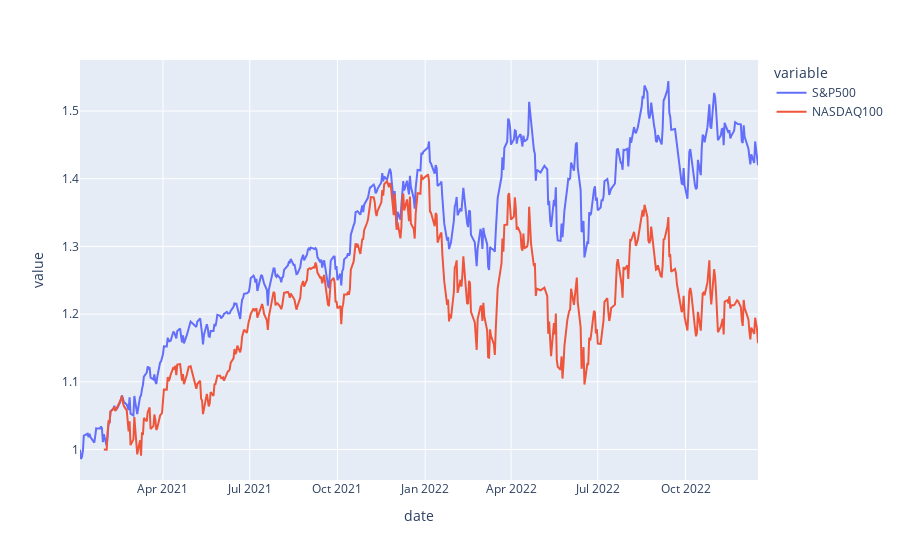

This figure's notebook cell:
### Code cell
pd.options.plotting.backend = "plotly"

# trim the data from a start date
df_all = df_all['2021-1-1':]

df_norm = df_all.copy()

# plot relative price increase from a start date (normalization)
for col in df_all.columns:
    first_val = df_all.loc[df_all[col].first_valid_index(), col] 
    df_norm[col] = df_norm[col] / first_val

df_norm.plot()

### Figure 1 — Plotly figure (JSON) as saved in the notebook; plotly's stock layout.template omitted (floating-point values rounded to 4 significant figures; data arrays with more than 128 entries replaced by an {"elided": "..."} marker saying what was removed)
{"data": [{"hovertemplate": "variable=S&P500<br>date=%{x}<br>value=%{y}<extra></extra>", "legendgroup": "S&P500", "line": {"color": "#636efa", "dash": "solid"}, "marker": {"symbol": "circle"}, "mode": "lines", "name": "S&P500", "orientation": "v", "showlegend": true, "type": "scatter", "x": {"elided": "479 str values"}, "xaxis": "x", "y": {"elided": "479 float values"}, "yaxis": "y"}, {"hovertemplate": "variable=NASDAQ100<br>date=%{x}<br>value=%{y}<extra></extra>", "legendgroup": "NASDAQ100", "line": {"color": "#EF553B", "dash": "solid"}, "marker": {"symbol": "circle"}, "mode": "lines", "name": "NASDAQ100", "orientation": "v", "showlegend": true, "type": "scatter", "x": {"elided": "479 str values"}, "xaxis": "x", "y": {"elided": "479 float values"}, "yaxis": "y"}], "layout": {"legend": {"title": {"text": "variable"}, "tracegroupgap": 0}, "margin": {"t": 60}, "xaxis": {"anchor": "y", "domain": [0, 1], "title": {"text": "date"}}, "yaxis": {"anchor": "x", "domain": [0, 1], "title": {"text": "value"}}}}
